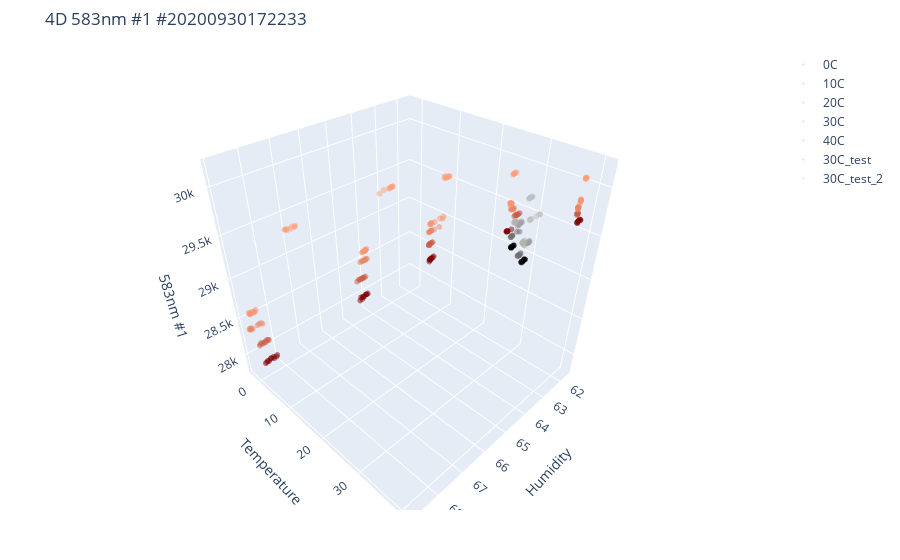

This figure's notebook cell:
### Markdown cell above
# Overview 4D data

### Code cell
# 4D plot
training_data = {
             '0C':df_0C,
             '10C':df_10C,
             '20C':df_20C,
             '30C':df_30C,
             '40C':df_40C,
                 }

testing_data = {
             '30C_test':df_test_30C,
             '30C_test_2':df_test_30C_2,

               }

channel_list=['583nm #1']
module_4D.plot_4D(training_data, testing_data, channel_list, sensor_number)

# channel_list=['583nm #1_comp']
# module_4D.plot_4D(training_data, testing_data, channel_list, sensor_number)

# channel_list=['440nm #2', '440nm #2_comp']
# module_4D.plot_4D(training_data, testing_data, channel_list, sensor_number)
